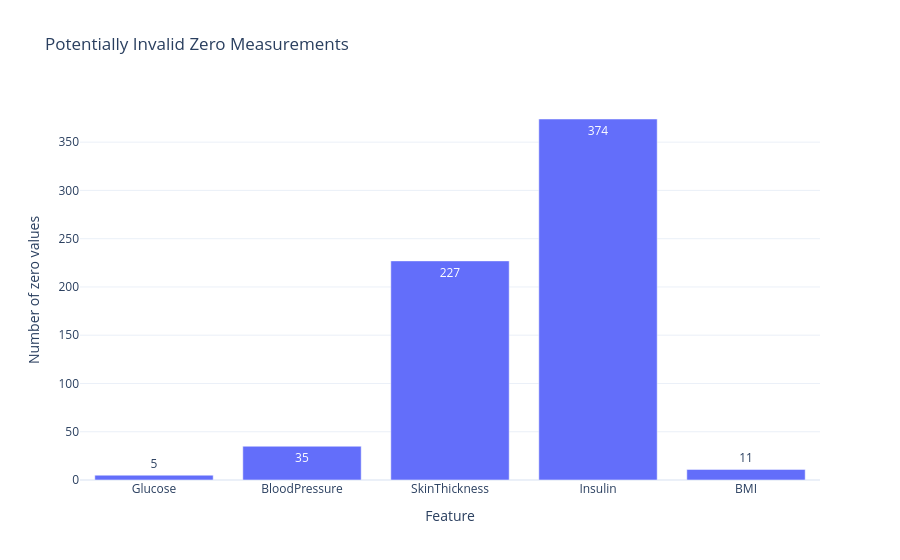

Source (notebook cell):
### Code cell
columns_with_suspicious_zeros = [
    "Glucose", "BloodPressure", "SkinThickness", "Insulin", "BMI"
]

zero_counts = (
    df[columns_with_suspicious_zeros].eq(0).sum()
    .rename("zero_count").to_frame()
)
zero_counts["percent_of_rows"] = (zero_counts["zero_count"] / len(df) * 100).round(2)
display(zero_counts)

fig = px.bar(
    zero_counts.reset_index(names="Feature"),
    x="Feature", y="zero_count", text="zero_count",
    title="Potentially Invalid Zero Measurements",
    labels={"zero_count": "Number of zero values", "Feature": "Feature"}
)
fig.update_layout(template="plotly_white")
fig.show()

### Figure 1 — Plotly figure (JSON) as saved in the notebook; plotly's stock layout.template omitted (floating-point values rounded to 4 significant figures)
{"data": [{"hovertemplate": "Feature=%{x}<br>Number of zero values=%{text}<extra></extra>", "legendgroup": "", "marker": {"color": "#636efa", "pattern": {"shape": ""}}, "name": "", "orientation": "v", "showlegend": false, "text": [5.0, 35.0, 227.0, 374.0, 11.0], "textposition": "auto", "type": "bar", "x": ["Glucose", "BloodPressure", "SkinThickness", "Insulin", "BMI"], "xaxis": "x", "y": [5, 35, 227, 374, 11], "yaxis": "y"}], "layout": {"barmode": "relative", "legend": {"tracegroupgap": 0}, "title": {"text": "Potentially Invalid Zero Measurements"}, "xaxis": {"anchor": "y", "domain": [0, 1], "title": {"text": "Feature"}}, "yaxis": {"anchor": "x", "domain": [0, 1], "title": {"text": "Number of zero values"}}}}
